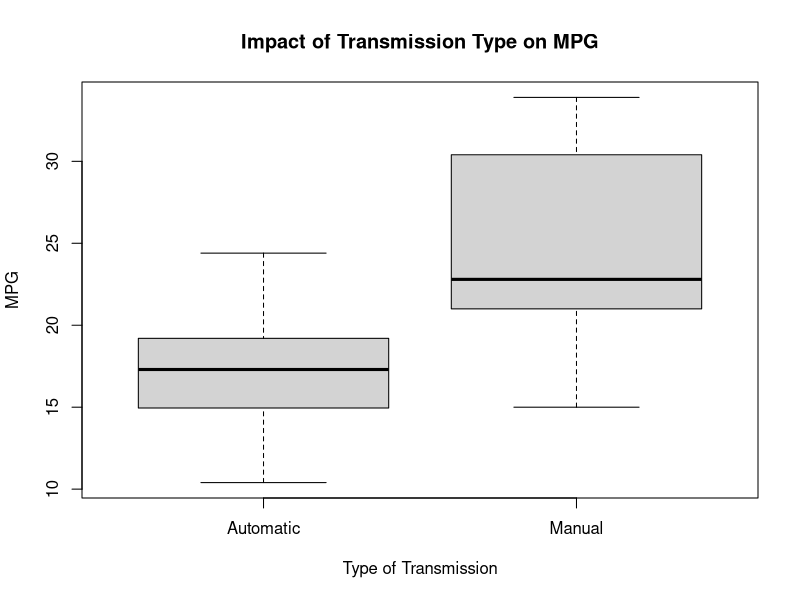
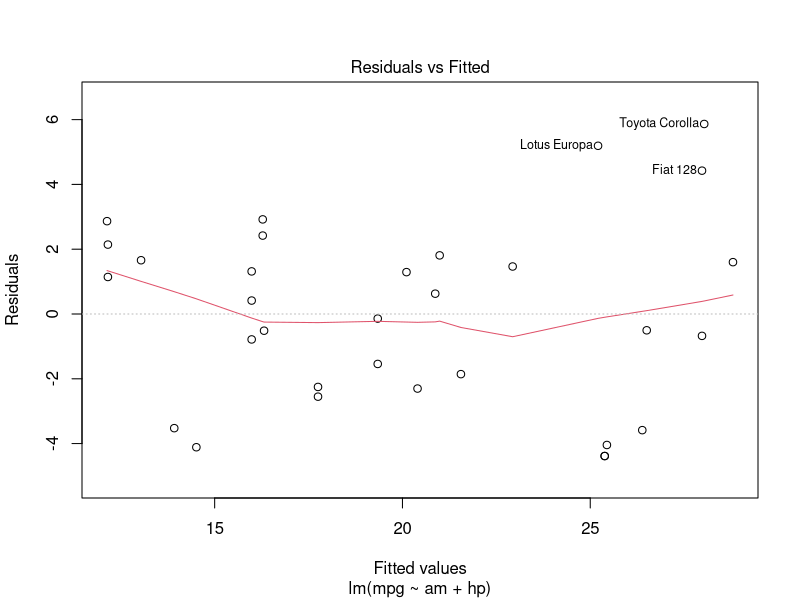
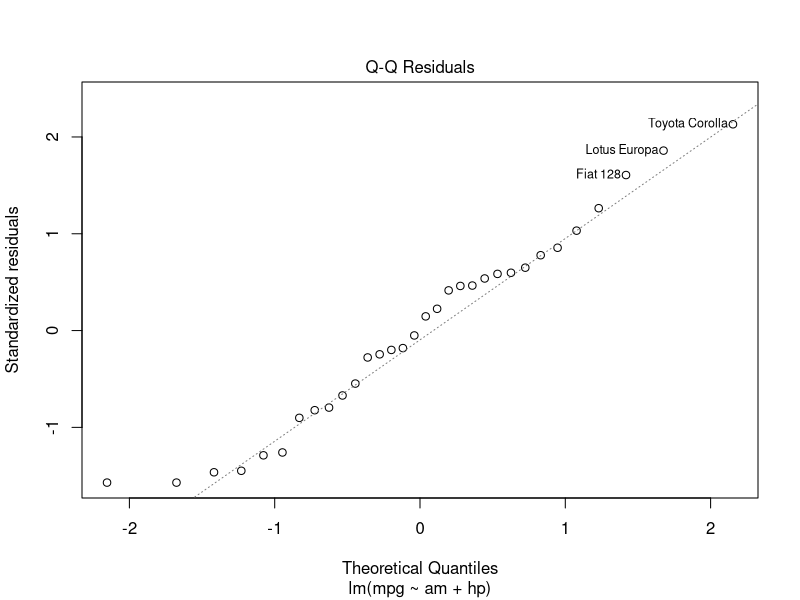
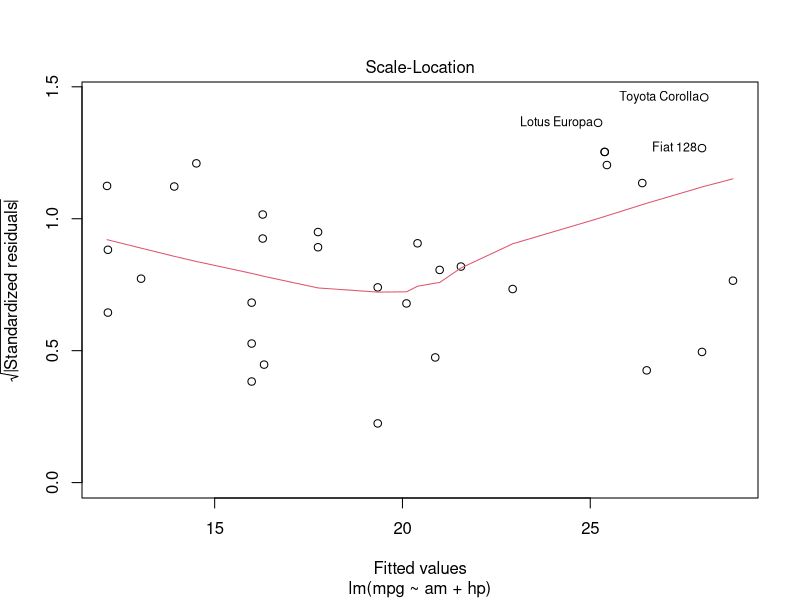
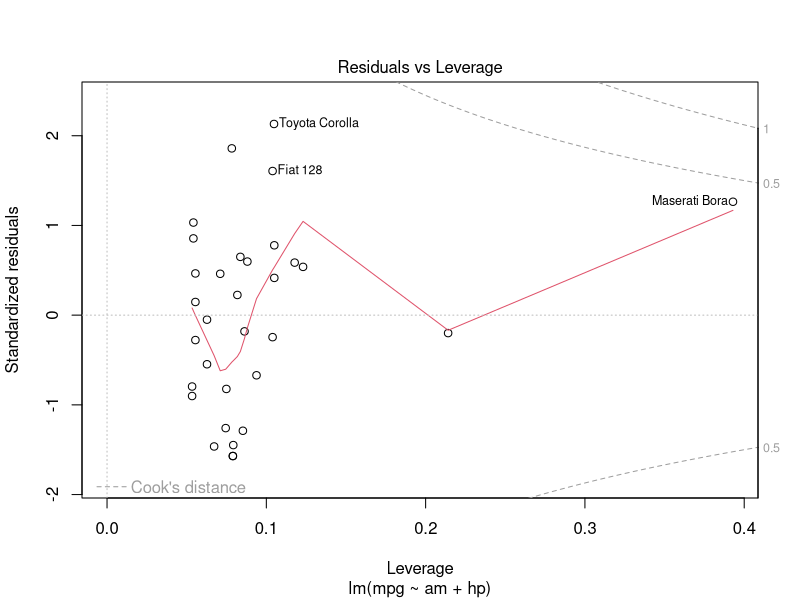
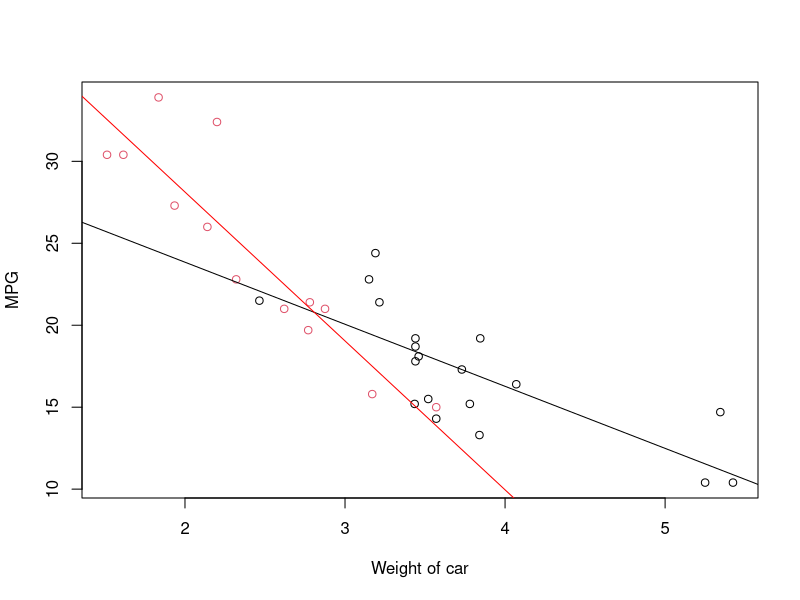
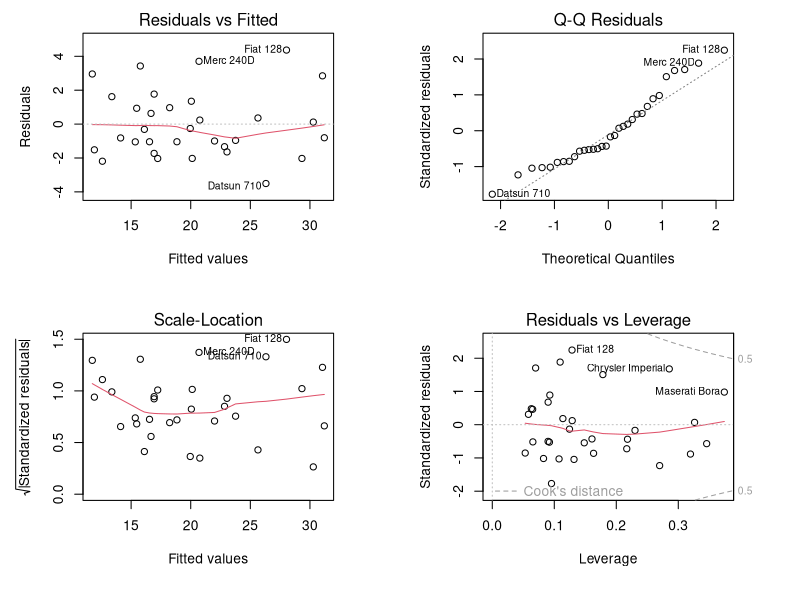

Recreate these plots in R, in order.
library(datasets)
library(car)

cars_data <- mtcars

head(cars_data)
corr_var <- data.frame(round(cor(cars_data),2))
cars_data$am <- factor(x=cars_data$am, labels=c("Automatic", "Manual"))
par(mfrow = c(1,1))
plot(cars_data$am, cars_data$mpg, xlab = "Type of Transmission", ylab = "MPG", 
     main="Impact of Transmission Type on MPG")
t.test(cars_data[cars_data$am == "Automatic",]$mpg, cars_data[cars_data$am == "Manual",]$mpg)

# Low R2 in the model below (0.36)
summary(lm(mpg ~ am, data=cars_data))

# AM is insignificant in models below
summary(lm(mpg ~ am + cyl, data = cars_data))
summary(lm(mpg ~ am + disp, data = cars_data))

# The model below looks okay in terms of variable significance and R2
# But it has the problem of Heteroscedasticity, as seen from Residuals plot
summary(lm(mpg ~ am + hp, data = cars_data))
fit <- lm(mpg ~ am + hp, data = cars_data)
plot(fit)

# New variables added are all insignificant
summary(lm(mpg ~ am + hp + drat, data = cars_data))
summary(lm(mpg ~ am + hp + qsec, data = cars_data))
summary(lm(mpg ~ am + hp + vs, data = cars_data))
summary(lm(mpg ~ am + hp + gear, data = cars_data))
summary(lm(mpg ~ am + hp + carb, data = cars_data))

# AM is insignificant in model below
summary(lm(mpg ~ am + hp + wt, data = cars_data))

# Since combinations with HP didn't work, removing that variable
# AM is insignificant in model below
summary(lm(mpg ~ am + wt, data = cars_data))

# Looking at interactions
# Model below has all significant variables, and decent R2. Also, it seems to make sense logically
# i.e. MPG decreasing with increasing weight, assuming transmission type is not changed
summary(lm(mpg ~ am*wt, data = cars_data))

# Same can be validated from the following chart
plot(cars_data$wt, cars_data$mpg, col=cars_data$am, xlab = "Weight of car", ylab = "MPG")
fit_am_wt <- lm(mpg ~ wt*am, data=cars_data)
summary(fit_am_wt)
abline(coef(fit_am_wt)[1], coef(fit_am_wt)[2])
abline(coef(fit_am_wt)[1]+coef(fit_am_wt)[3], coef(fit_am_wt)[2]+coef(fit_am_wt)[4], col="red")

# Hence this model is definitely making sense
# Iterate through models by adding variables to it, to see if R2 improves, without variables getting dropped
summary(lm(mpg ~ am*wt + cyl, data = cars_data))    # R2 = 0.877
summary(lm(mpg ~ am*wt + disp, data = cars_data))   # Wt insignificant
summary(lm(mpg ~ am*wt + hp, data = cars_data))     # R2 = 0.87
summary(lm(mpg ~ am*wt + drat, data = cars_data))   # Drat insignificant
summary(lm(mpg ~ am*wt + qsec, data = cars_data))   # R2 = 0.90
summary(lm(mpg ~ am*wt + vs, data = cars_data))     # R2 = 0.87
summary(lm(mpg ~ am*wt + gear, data = cars_data))   # Gear insignificant
summary(lm(mpg ~ am*wt + carb, data = cars_data))   # Carb insignificant

# Hence, improved model is the one with interaction between am and wt, and qsec variable added
# This model below has high R2, all signifiant variables, and no heteroscedasticity. Hence it is selected
fit_am_wt_qsec <- lm(mpg ~ am*wt + qsec, data = cars_data)
par(mfrow=c(2,2), mar=c(6,5,2,4))
plot(fit_am_wt_qsec)

# To analyse of variance using Anova and VIF
fit_am_wt_qsec_noint <- lm(mpg ~ am + wt + qsec, data = cars_data)
anova(fit_am_wt_qsec, fit_am_wt_qsec_noint)

vif(fit_am_wt_qsec)
vif(fit_am_wt_qsec_noint)